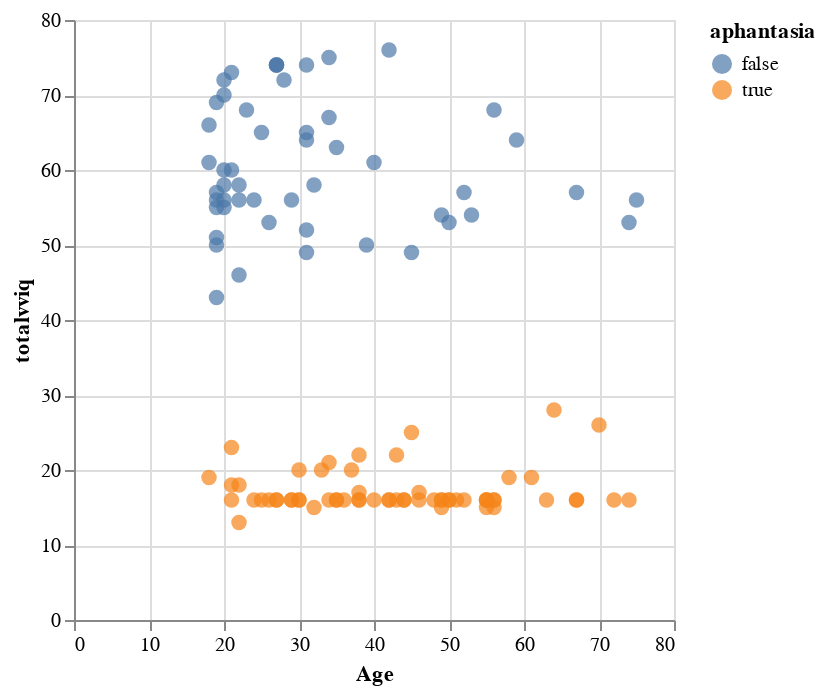

Notebook cell for this chart:
### Code cell
# Let's look at some relationships between variables
alt.Chart(df).mark_circle(size=60).encode(
    x='Age',
    y='totalvviq',
    color='aphantasia',
).interactive()
